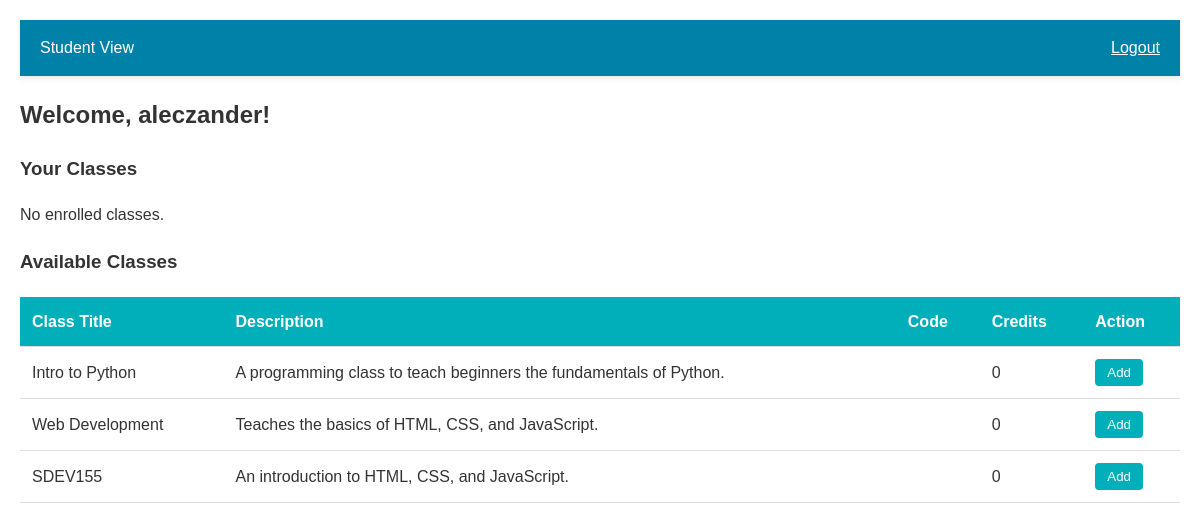
/student-dashboard (signed in), run on the app's committed database.
### tables this page shows
CREATE TABLE classes (
    id INTEGER PRIMARY KEY AUTOINCREMENT,
    title TEXT NOT NULL,
    description TEXT,
    teacher_id INTEGER,
    FOREIGN KEY (teacher_id) REFERENCES users(id)
);

### app.py (the view)
@app.route('/student-dashboard')
def student_dashboard():
    if 'username' in session and session.get('role') == 'student':
        conn = get_db_connection()
        all_classes = conn.execute("""
            SELECT * FROM classes
            WHERE id NOT IN (
                SELECT class_id FROM enrollments WHERE student_id = ?
            )
        """, (session['user_id'],)).fetchall()
        my_classes = conn.execute("""
            SELECT c.* FROM classes c
            JOIN enrollments e ON c.id = e.class_id
            WHERE e.student_id = ?
        """, (session['user_id'],)).fetchall()
        conn.close()
    return render_template('student_dashboard.html', all_classes=all_classes, my_classes=my_classes)

### app.py (called while the page is built)
def get_db_connection():
    conn = sqlite3.connect('school.db')
    conn.row_factory = sqlite3.Row
    return conn

### templates/student_dashboard.html (shortened to what this page needs)
<!DOCTYPE html>
<html lang="en">
<head>
    <link rel="stylesheet" href="{{ url_for('static', filename='Style.css') }}">
</head>
<body>
    <div class="container">
        <nav class="navbar">
            <div class="navbar-brand">Student View</div>
            <div class="navbar-actions">
                <a href="/login" class="nav-btn" id="logout-btn">Logout</a>
            </div>
        </nav>
        <h2>Welcome, {{ session.username }}!</h2>
        <div class="selected-courses">
            <h3>Your Classes</h3>
            <div id="selected-courses-list">
                {% if my_classes %}
                    <ul class="course-list">
                        {% for cls in my_classes %}
                        <li class="selected-course-item">
                            <div>
                                <strong>{{ cls.title }}</strong>
                                <span class="course-credits">({{ cls.credits if cls.credits else '0' }} credits)</span>
                            </div>
                            <form action="/drop/{{ cls.id }}" method="POST" style="display: inline">
                                <button type="submit" class="remove">Drop</button>
                            </form>
                        </li>
                        {% endfor %}
                    </ul>
                {% else %}
                    <p>No enrolled classes.</p>
                {% endif %}
            </div>
        </div>
        <div class="course-catalog">
            <h3>Available Classes</h3>
            <table id="course-table">
                <thead>
                    <tr>
                        <th>Class Title</th>
                        <th>Description</th>
                        <th>Code</th>
                        <th>Credits</th>
                        <th>Action</th>
                    </tr>
                </thead>
                <tbody id="course-table-body">
                    {% if all_classes %}
                        {% for cls in all_classes %}
                        <tr>
                            <td data-label="Class Title">{{ cls.title }}</td>
                            <td data-label="Description">{{ cls.description }}</td>
                            <td data-label="Code">{{ cls.code }}</td>
                            <td data-label="Credits">{{ cls.credits if cls.credits else '0' }}</td>
                            <td data-label="Action">
                                <form action="/enroll/{{ cls.id }}" method="POST" style="display: inline">
                                    <button type="submit" class="add-btn">Add</button>
                                </form>
                            </td>
                        </tr>
                        {% endfor %}
                    {% else %}
                        <tr>
                            <td colspan="5">No classes available.</td>
                        </tr>
                    {% endif %}
                </tbody>
            </table>
        </div>
    </div>
</body>
</html>

### static/Style.css (style rules this page uses)
body { font-family: Arial, sans-serif; line-height: 1.6; margin: 0; padding: 20px; color: #333; min-height: 100vh; align-items: center; }
.navbar { display: flex; justify-content: space-between; align-items: center; padding: 15px 20px; background-color: #0081a7; color: white; box-shadow: 0 2px 5px rgba(0, 0, 0, 0.1); position: sticky; top: 0; z-index: 1000; }
.container { max-width: 1200px; margin: 0 auto; }
table { width: 100%; border-collapse: collapse; margin-top: 20px; }
th, td { padding: 12px; text-align: left; border-bottom: 1px solid #ddd; }
th { background-color: #00afb9; color: white; }
button { padding: 6px 12px; cursor: pointer; background-color: #00afb9; color: white; border: none; border-radius: 4px; }
.add-btn { background-color: #00afb9; color: white; }
a { color: white; }

### data on the page
classes: title "Intro to Python", description "A programming class to teach beginners the fundamentals of Python.", credits "0"
classes: title "Web Development", description "Teaches the basics of HTML, CSS, and JavaScript.", credits "0"
classes: title "SDEV155", description "An introduction to HTML, CSS, and JavaScript.", credits "0"

### other printed values
{{ session.username }} "aleczander"
